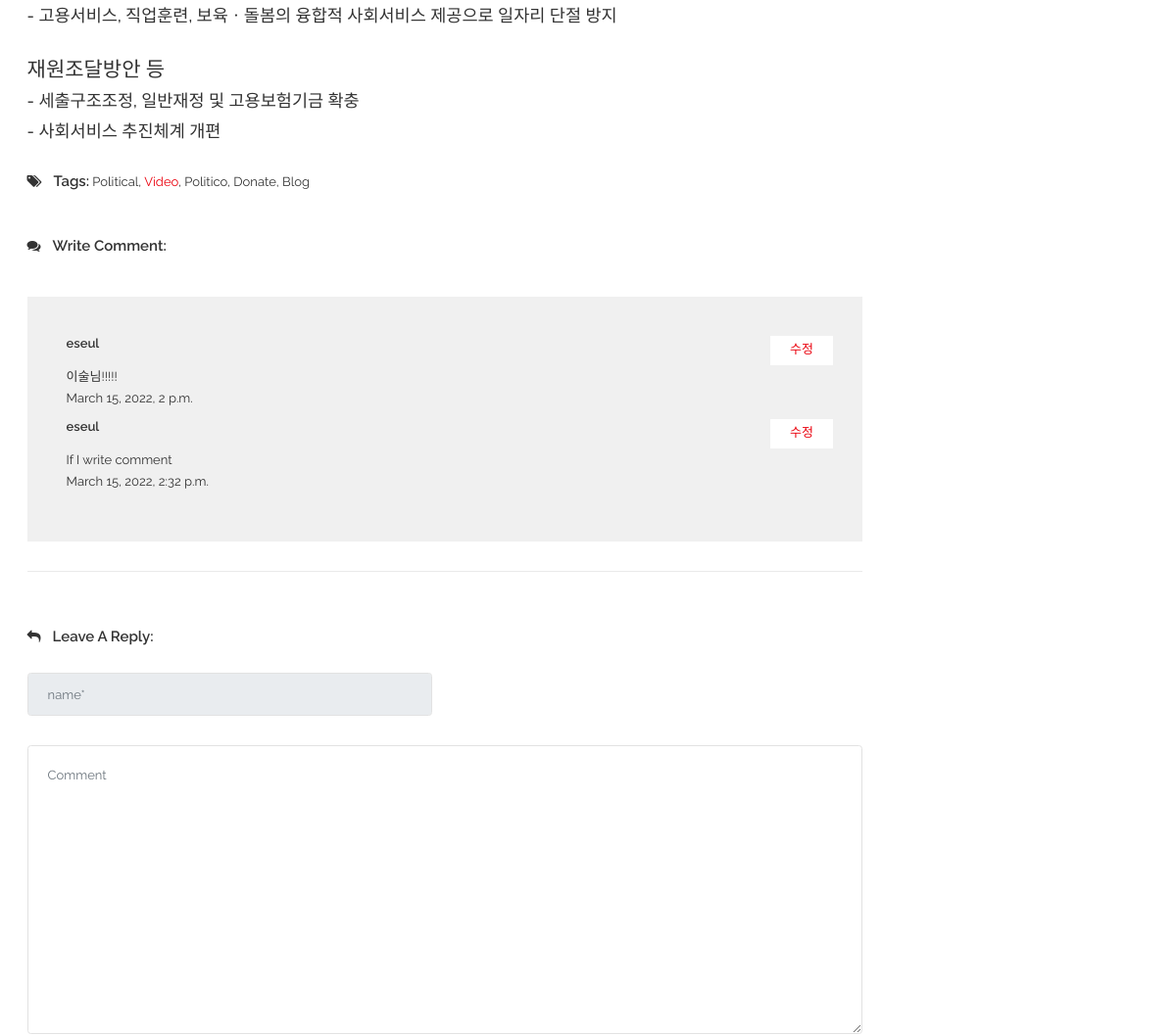
/candidate2/detail02/ (middle part), run on an earlier commit of the app's database.
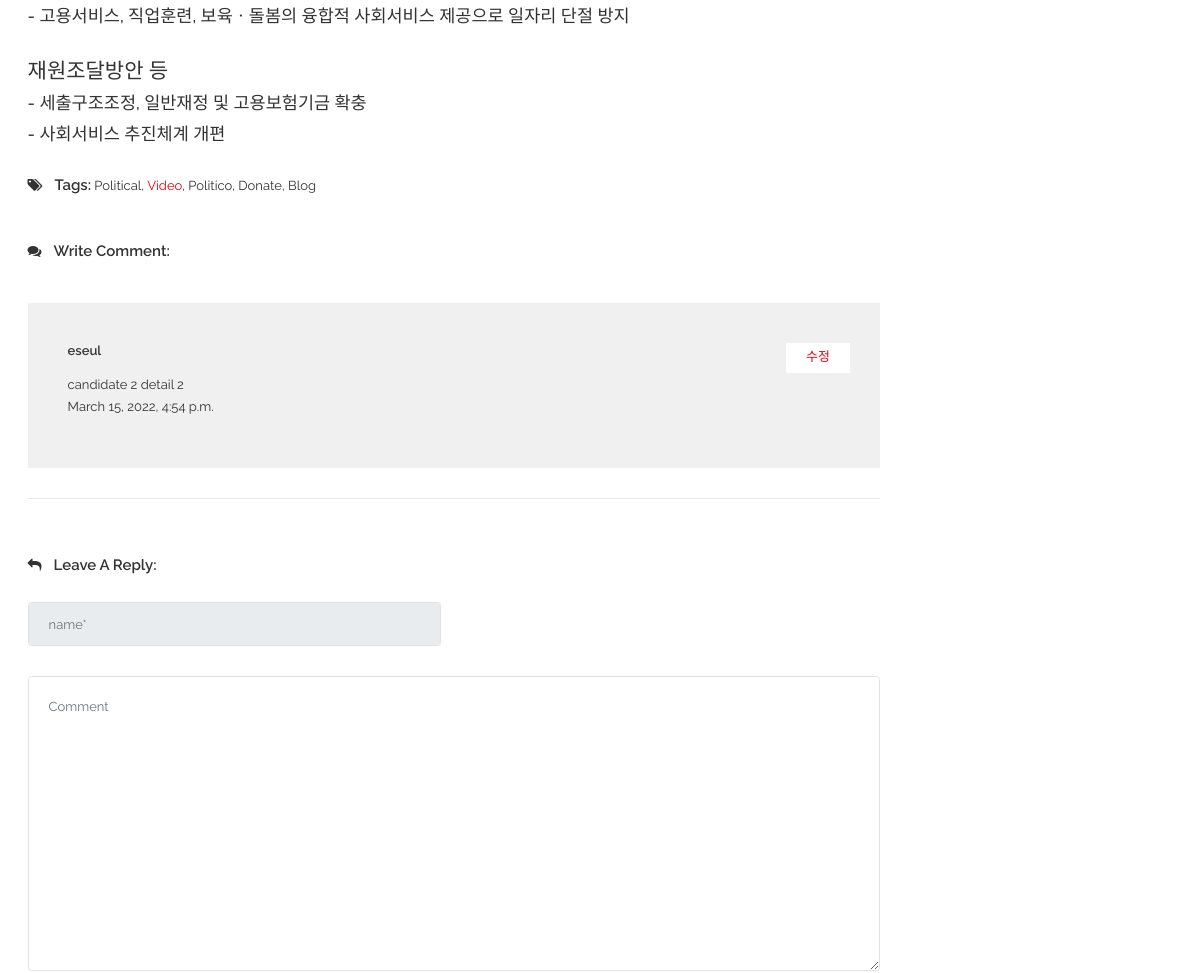
And on a later commit of the database.
### bbsApp/models.py (models this page shows)
class Post(models.Model):
    id            = models.BigAutoField(help_text = "Post ID", primary_key=True)
    candidate_num = models.IntegerField()
    detail_num    = models.IntegerField()
    writer_id     = models.TextField(max_length=100)
    content       = models.TextField(blank=False, null=False)
    create_date   = models.DateTimeField(auto_now=True)
    modify_date   = models.DateTimeField(auto_now=True)

### candidate2App/views.py (the view)
# urls.py: path('detail02/', views.detail02),
def detail02(request):
    print('>>> candidate2')
    candidate_num = 2
    detail_num = 2
    Posts = Post.objects.filter(candidate_num=candidate_num, detail_num=detail_num)
    if request.session.get('member_name'):
        print('>>> our member')
        context = {
            'session_member_name': request.session.get('member_name'),
            'session_member_id': request.session.get('member_id'),
            'candidate_num': candidate_num,
            'detail_num': detail_num,
            'Posts': Posts
        }
        return render(request, 'candidate2/blogDetail02.html', context)
    else:
        context = {
            'candidate_num': candidate_num,
            'detail_num': detail_num,
            'Posts': Posts
        }
        return render(request, 'candidate2/blogDetail02.html', context)

### candidate2App/templates/candidate2/blogDetail02.html (shortened to what the changed rows need)
{% load static %}
<!doctype html>
<html class="no-js" lang="en">
    <head>
        <link rel="stylesheet" href="{% static 'css/bootstrap.min.css' %}">
        <link rel="stylesheet" href="{% static 'css/font-awesome.min.css' %}">
        <link rel="stylesheet" href="{% static 'css/meanmenu.min.css' %}">
        <link rel="stylesheet" href="{% static 'css/owl.carousel.min.css' %}">
		<link rel="stylesheet" href="{% static 'lib/css/nivo-slider.css' %}" type="text/css" />
		<link rel="stylesheet" href="{% static 'lib/css/preview.css' %}" type="text/css" media="screen" />
        <link rel="stylesheet" href="{% static 'css/chosen.min.css' %}">
        <link rel="stylesheet" href="{% static 'css/animate.css' %}">
        <link rel="stylesheet" href="{% static 'css/magnific-popup.css' %}">
        <link rel="stylesheet" href="{% static 'css/normalize.css' %}">
        <link rel="stylesheet" href="{% static 'css/main.css' %}">
        <link rel="stylesheet" href="{% static 'style.css' %}">
        <link rel="stylesheet" href="{% static 'css/responsive.css' %}">
    </head>
    <body>
        <div class="wrapper">
            <section class="blog-two-details-area ptb-80">
                <div class="container">
                    <div class="row">
                        <div class="col-lg-9">
                            <div class="blog-container-inner">
                                <div  class="blog-comment">
                                    <div class="blog-reply-all2">
                                        <div id="blog-top" class="blog-top">
                                            {% for bbs in Posts %}
                                            <div  class="blog-img-details">
                                                <div class="blog-title">
                                                    <h3>{{bbs.writer_id}}</h3>
                                                    <a href="#">수정</a>
                                                </div>
                                                <p>{{bbs.content}}</p>
                                                <span>{{bbs.create_date}}</span>
                                            </div>
                                            {% endfor %}
                                        </div>
                                    </div>
                                </div>
                            </div>
                        </div>
                    </div>
                </div>
            </section>
        </div>
    </body>
</html>

What changed in the data, as far as the page shows it:
no longer on this page (row edited): Post: writer_id "eseul", content "이술님!!!!!", create_date "March 15, 2022, 2 p.m."
no longer on this page (row edited): Post: writer_id "eseul", content "If I write comment", create_date "March 15, 2022, 2:32 p.m."
added Post: writer_id "eseul", content "candidate 2 detail 2", create_date "March 15, 2022, 4:54 p.m."
